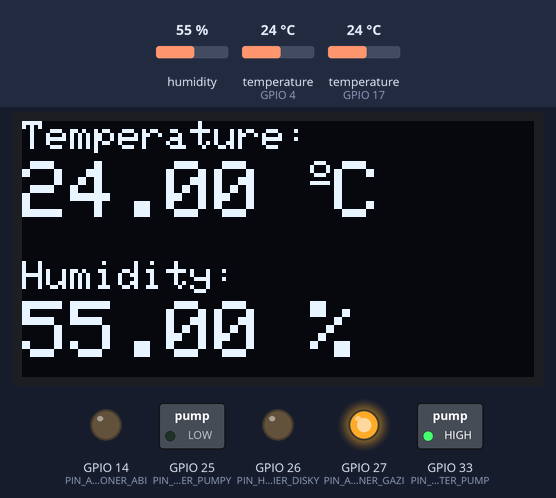
Simulated run of this sketch. Board: ESP32. Shown: 128×64 one-colour display, switched loads named in the sketch (green lamp = pin HIGH), output pins drawn as LEDs (lit = HIGH). Inputs (shaded band) come from the test bench; at power-on: humidity 55 %, temperature (sensors on GPIO 4, GPIO 17) 24 °C. What the sketch prints to the serial monitor is not drawn.

Above: at 1.2 s.
1.3 s: humidity set to 74 %
At 4.3 s:
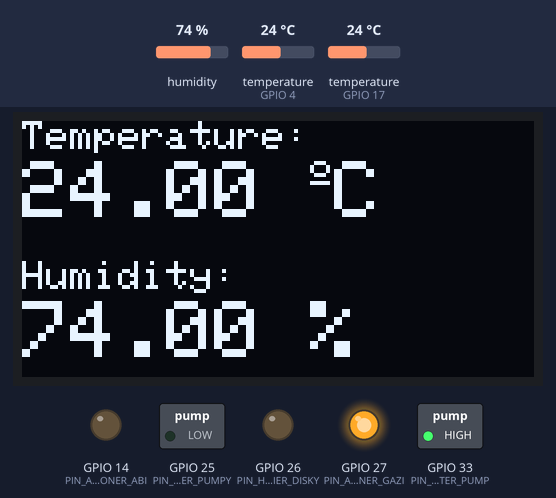
5.1 s: humidity set to 77 %
At 7.5 s:
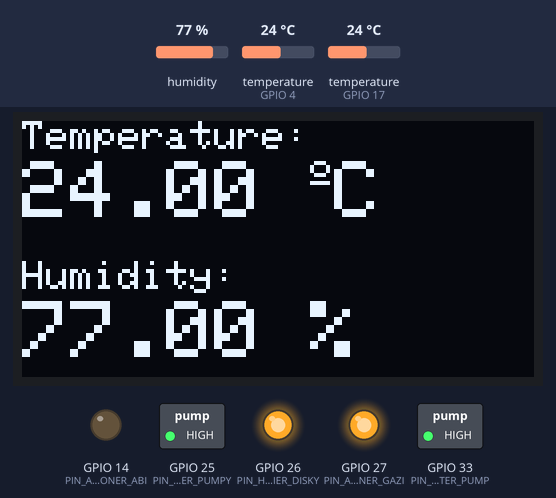
8.9 s: temperature (sensor on GPIO 4) set to 20.4 °C
At 10.7 s:
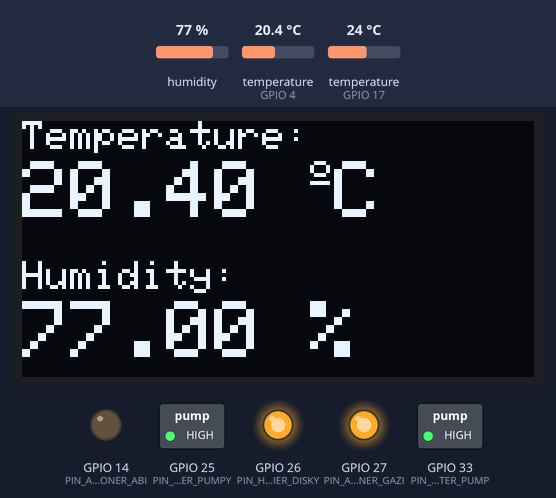
12.7 s: temperature (sensor on GPIO 4) set to 19.5 °C
At 16.1 s:
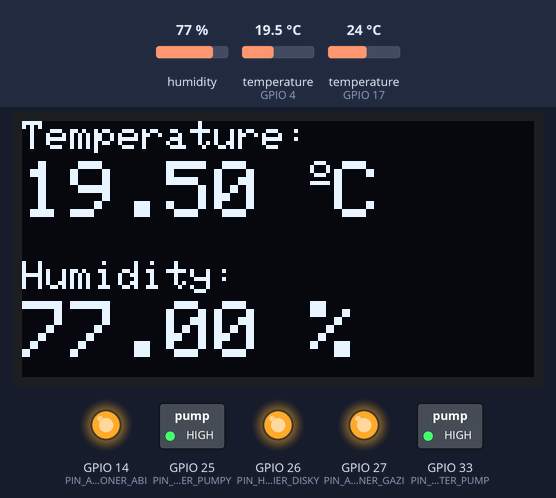
16.5 s: humidity set to 67 %
At 18.1 s:
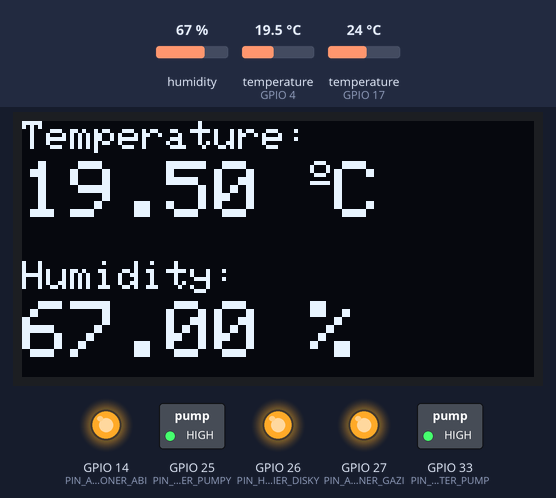
20.3 s: humidity set to 64 %
At 21.1 s:
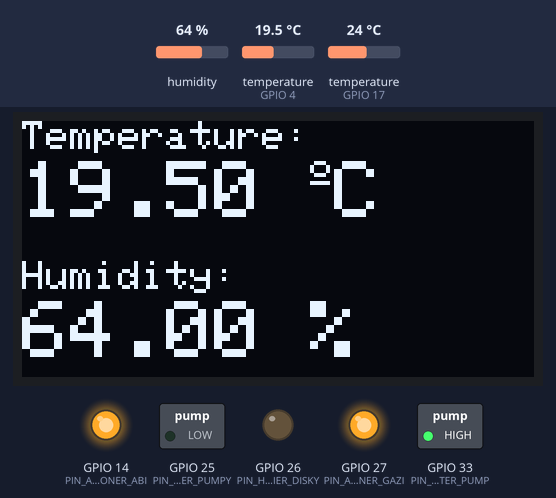
Timing chart, 0 to 23.3 s (numbered marks = the images above; inputs shaded):
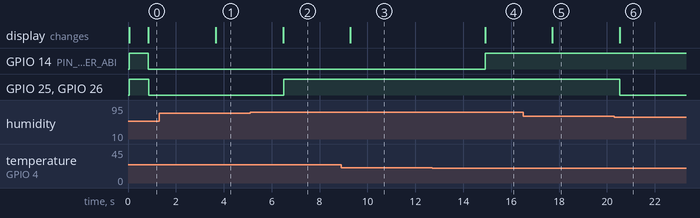

The sketch:

attempt-1.ino
```cpp
#include <WiFi.h>
#include <Wire.h>
// #include "DFRobot_SHT20.h"
#include <Adafruit_GFX.h>
#include <Adafruit_SSD1306.h>
#include "DHT.h"
#include <OneWire.h>
#include <DallasTemperature.h>

// #include "WifiConnect.h"
// #include "server.h"

#include "interfaces.h"


// const char* ssid = "zoodex-front";
// const char* password = "-------";

// Declaration for SSD1306 display connected using I2C
#define OLED_RESET     -1 // Reset pin
#define SCREEN_ADDRESS 0x3C
#define SCREEN_WIDTH 128 // OLED display width, in pixels
#define SCREEN_HEIGHT 64 // OLED display height, in pixels

Adafruit_SSD1306 display(SCREEN_WIDTH, SCREEN_HEIGHT, &Wire, OLED_RESET);


#define DHTPIN 4
#define DHTTYPE DHT22
DHT dht(DHTPIN, DHTTYPE);

const int oneWireBus = 17;
OneWire oneWire(oneWireBus);
DallasTemperature dsSensors(&oneWire);

// DFRobot_SHT20 sht20;


#define uint8_t;


#define PIN_AIRCONDITIONER_ABI 14
#define PIN_AIRCONDITIONER_GAZI 27
#define PIN_HUMIDIFIER_DISKY 26
#define PIN_HUMIDIFIER_PUMPY 25
#define PIN_WATER_PUMP 33


// MServer mServer;

Triggers triggers[10];

void initVars(){
  triggers[0] = {"11", 1, 12, "", "outer temp", 20.0, 22.0, 0x0, 0x1, 0};
  triggers[1] = {"22", 2, 26, "", "Humidifier", 65.0, 75.0, 0x0, 0x1, 0};
  // triggers[2] = {"33", 3, 18, "", "inner temp", 23.0, 25.0, 0x1, 0x0, 0};
}


void displayTempAndHumidity(float temperature, float humidity);


void setup()
{
  Wire.begin();

  Serial.begin(115200);delay(10);


  // connectToWifi(ssid, password);

  // sht20.initSHT20();
  // delay(100);
  // sht20.checkSHT20();

  dht.begin();

  dsSensors.begin();

  // initialize the OLED object
  if(!display.begin(SSD1306_SWITCHCAPVCC, SCREEN_ADDRESS)) {
    Serial.println(F("SSD1306 allocation failed"));
  }
  display.clearDisplay();
  display.setTextColor(WHITE);

  // mServer.setBaseUrl("http://172.16.51.161:8005");
  // mServer.setToken("test1");

  initVars();

  pinMode(PIN_AIRCONDITIONER_ABI, OUTPUT);
  pinMode(PIN_AIRCONDITIONER_GAZI, OUTPUT);
  pinMode(PIN_HUMIDIFIER_DISKY, OUTPUT);
  pinMode(PIN_HUMIDIFIER_PUMPY, OUTPUT);
  pinMode(PIN_WATER_PUMP, OUTPUT);

  digitalWrite(PIN_AIRCONDITIONER_ABI, triggers[0].defaultState);
  digitalWrite(PIN_AIRCONDITIONER_GAZI, triggers[0].defaultState);
  digitalWrite(PIN_HUMIDIFIER_DISKY, triggers[0].defaultState);
  digitalWrite(PIN_HUMIDIFIER_PUMPY, triggers[0].defaultState);
  digitalWrite(PIN_WATER_PUMP, triggers[0].defaultState);


}

void loop()
{
  // mServer.sendTempHum(sht20.readTemperature(), sht20.readHumidity());

  dsSensors.requestTemperatures();

  float temperatureInner = dsSensors.getTempCByIndex(0);
  float temperatureOuter = dht.readTemperature();


  float humidity = dht.readHumidity();

  displayTempAndHumidity(temperatureOuter, humidity);

  for (Triggers trigger : triggers) {
    if(trigger.name[0] != '\0'){
      // pinMode(trigger.pinNum, OUTPUT);
      Serial.println("-------------------------------------------");
      Serial.print("[TRIGGER] name => ");Serial.println(trigger.name);

      // cooler outer temp
      if(trigger.type == 1){
        if(!isnan(temperatureOuter)  && temperatureOuter > 0 && temperatureOuter  < 110){
          Serial.print("[dht22] temp outer => ");Serial.println(temperatureOuter);
          bool A = temperatureOuter > trigger.min;
          bool B = temperatureOuter > trigger.max;
          bool C = digitalRead(PIN_AIRCONDITIONER_ABI) == trigger.activeState;

          if((A && B) || (A && C) || B){
            digitalWrite(PIN_AIRCONDITIONER_ABI, trigger.activeState);
            Serial.println("[dht22] temp outer => active air conditioner");
          }else{
            digitalWrite(PIN_AIRCONDITIONER_ABI, trigger.defaultState);
          }
        }
      }

      // cooler inner temp
      // if(trigger.type == 3){
      //   if(!isnan(temperatureInner)  && temperatureInner > 0 && temperatureInner  < 110){
      //     Serial.print("[ds18b20] temp inner => ");Serial.println(temperatureInner);
      //     bool A = temperatureInner > trigger.min;
      //     bool B = temperatureInner > trigger.max;
      //     bool C = digitalRead(trigger.pinNum) & 1;

      //     if((A && B) || (A && C) || B){
      //       digitalWrite(trigger.pinNum, trigger.activeState);
      //       Serial.println("[ds18b20] temp inner => active air conditioner");
      //     }else{
      //       digitalWrite(trigger.pinNum, trigger.defaultState);
      //     }
      //   }
      // }

      // humidifier
      if(trigger.type == 2){
        if(!isnan(humidity) && humidity > 0 && humidity  < 110){
          Serial.print("[dht22] humidity => ");Serial.println(humidity);
          bool A = humidity > trigger.min;
          bool B = humidity > trigger.max;
          bool C = digitalRead(PIN_HUMIDIFIER_PUMPY) == trigger.activeState;

          if((!B && C) || (!B && !A)){
            digitalWrite(PIN_HUMIDIFIER_DISKY, trigger.activeState);
            digitalWrite(PIN_HUMIDIFIER_PUMPY, trigger.activeState);
            Serial.println("[dht22] humidity => active Humidifier");
          }else{
            digitalWrite(PIN_HUMIDIFIER_DISKY, trigger.defaultState);
            digitalWrite(PIN_HUMIDIFIER_PUMPY, trigger.defaultState);
          }

        }

      }
    }
  }


  delay(2000);
}


void displayTempAndHumidity(float temperature, float humidity){
  display.clearDisplay();
  // display temperature
  display.setTextSize(1);
  display.setCursor(0,0);
  display.print("Temperature: ");
  display.setTextSize(2);
  display.setCursor(0,10);
  display.print(String(temperature));
  display.print(" ");
  display.setTextSize(1);
  display.cp437(true);
  display.write(167);
  display.setTextSize(2);
  display.print("C");

  // display humidity
  display.setTextSize(1);
  display.setCursor(0, 35);
  display.print("Humidity: ");
  display.setTextSize(2);
  display.setCursor(0, 45);
  display.print(String(humidity));
  display.print(" %");

  display.display();
}
```

WifiConnect.cpp
```cpp
#include "WifiConnect.h"


IPAddress connectToWifi(const char * ssid, const char * pass){
    // log.println();
    Serial.print("[WiFi] Connecting to ");
    Serial.println(ssid);

    WiFi.mode(WIFI_STA);
    WiFi.begin(ssid, pass);

    // Will try for about 10 seconds (20x 500ms)
    int tryDelay = 500;
    int numberOfTries = 20;

    // Wait for the WiFi event
    while (true) {
        switch(WiFi.status()) {
            case WL_DISCONNECTED:
                Serial.println("[WiFi] WiFi is disconnected");
                break;
            case WL_CONNECTED:
                Serial.println("[WiFi] WiFi is connected!");
                Serial.print("[WiFi] IP address: ");
                Serial.println(WiFi.localIP());
                return WiFi.localIP();
                break;
            default:
                Serial.print("[WiFi] WiFi Status: ");
                Serial.println(WiFi.status());
                break;
        }
        delay(tryDelay);

        if(numberOfTries <= 0){
            Serial.print("[WiFi] Failed to connect to WiFi!");
            WiFi.disconnect();
            return IPAddress{};
        } else {
            numberOfTries--;
        }
    }
}
```

WifiConnect.h
```cpp
#ifndef WIFICONNECT_H
#define WIFICONNECT_H

#include <Arduino.h>
#include <WiFi.h>

IPAddress connectToWifi(const char * ssid, const char * pass);

#endif
```

interfaces.cpp
```cpp
#include "interfaces.h";

Triggers::Triggers(String _id, int _type, uint8_t _pinNum, String _varName, String _name, float _min, float _max, uint8_t _activeState, uint8_t _defaultState, int _createdAt){
  id = _id;
  type = _type;
  pinNum = _pinNum;
  varName = _varName;
  name = _name;
  min = _min;
  max = _max;
  activeState = _activeState;
  defaultState = _defaultState;
  createdAt = _createdAt;
};
```

interfaces.h
```cpp
#ifndef INTERFACES_H
#define INTERFACES_H

#include <Arduino.h>

class Triggers {
public:

  Triggers(String _id = "", int _type = 0, uint8_t _pinNum = 0, String _varName = "", String _name = "", float _min = 0, float _max = 0, uint8_t _activeState = false, uint8_t _defaultState = false, int _createdAt = 0);
  String id;
  int type;
  uint8_t pinNum;
  String varName;
  String name;
  float min;
  float max;
  uint8_t activeState;
  uint8_t defaultState;
  int createdAt;
};

#endif
```

server.cpp
```cpp
#include "server.h"


MServer::MServer(String base_url, String token)
{
  _base_url = base_url;
  _token = token;
}


String MServer::httpGETRequest(String path) {
  WiFiClient client;
  HTTPClient http;

  String serverName = _base_url + path;

  http.begin(client, serverName);

  http.addHeader("token", _token);

  // Send HTTP POST request
  int httpResponseCode = http.GET();

  String payload = "{}";

  if (httpResponseCode>0) {
    Serial.print("HTTP to: ");
    Serial.print(path);
    Serial.print(" ==> ");
    Serial.println(httpResponseCode);
    payload = http.getString();
  }
  else {
    Serial.print("Error code: ");
    Serial.println(httpResponseCode);
  }
  // Free resources
  http.end();

  return payload;
}


void MServer::setBaseUrl(String base_url){
  _base_url = base_url;
}

void MServer::setToken(String token){
  _token = token;
}

bool MServer::sendTempHum(float temp, float humidity){
  String path = URL_UPDATE_TEMPHUM + "?temperature=" + String(temp) + "&humidity=" + String(humidity);

  httpGETRequest(path);

  return true;
} 
```

server.h
```cpp
#ifndef SERVER_H
#define SERVER_H

#include <HTTPClient.h>
#include <Arduino.h>

const String BASE_URL = "http://127.0.0.1:8005";

const String URL_UPDATE_TEMPHUM = "/update-temphum";


class MServer {
public:

  MServer(String base_url = BASE_URL, String token = "NOT_SET");
  void setBaseUrl(String base_url);
  void setToken(String token);
  bool sendTempHum(float temp, float humidity);

protected:
  String httpGETRequest(String path);
private:
  String _base_url;
  String _token;
};

#endif
```

Measured:
- the behaviour switches between 75 and 76 % on humidity (found by bisection; images 1 and 2)
- the behaviour switches between 20.1 and 20 °C on temperature (sensor on GPIO 4) (found by bisection; images 3 and 4)
- the behaviour switches between 66 and 65 % on humidity (found by bisection; images 5 and 6)
- after the input at 1.3 s, the display: changes after 2.4 s (image 1)
- after the input at 5.1 s, GPIO 25 (PIN_HUMIDIFIER_PUMPY), GPIO 26 (PIN_HUMIDIFIER_DISKY): LOW → HIGH after 1.4 s; the display: changes after 1.4 s (image 2)
- after the input at 8.9 s, the display: changes after 0.39 s (image 3)
- after the input at 12.7 s, GPIO 14 (PIN_AIRCONDITIONER_ABI): LOW → HIGH after 2.2 s; the display: changes after 2.2 s (image 4)
- after the input at 16.5 s, the display: changes after 1.2 s (image 5)
- after the input at 20.3 s, GPIO 25 (PIN_HUMIDIFIER_PUMPY), GPIO 26 (PIN_HUMIDIFIER_DISKY): HIGH → LOW after 0.24 s; the display: changes after 0.23 s (image 6)
